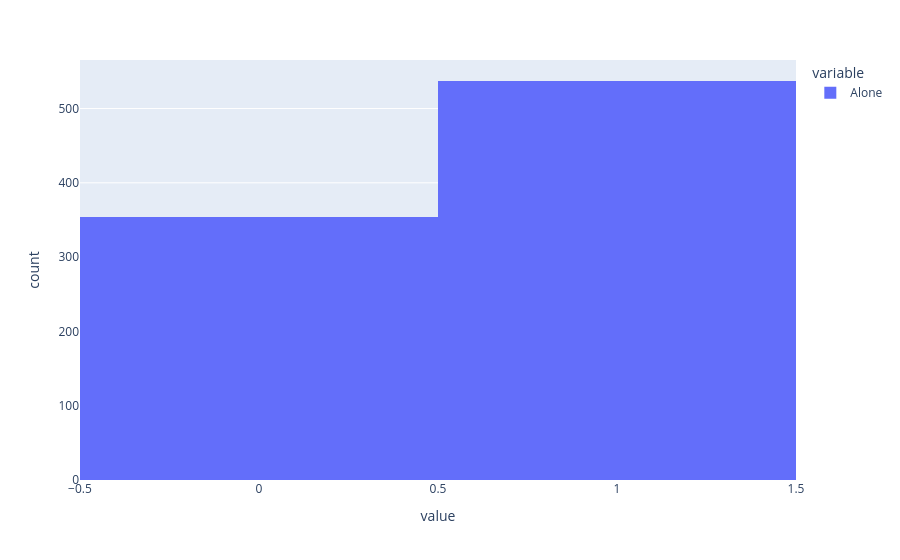

Write notebook code for a chart like this one.
### Code cell
px.histogram(train['Alone'])

### Figure 1 — Plotly figure (JSON) as saved in the notebook; plotly's stock layout.template omitted (floating-point values rounded to 4 significant figures; data arrays with more than 128 entries replaced by an {"elided": "..."} marker saying what was removed)
{"data": [{"alignmentgroup": "True", "bingroup": "x", "hovertemplate": "variable=Alone<br>value=%{x}<br>count=%{y}<extra></extra>", "legendgroup": "Alone", "marker": {"color": "#636efa", "pattern": {"shape": ""}}, "name": "Alone", "offsetgroup": "Alone", "orientation": "v", "showlegend": true, "type": "histogram", "x": {"elided": "891 int values"}, "xaxis": "x", "yaxis": "y"}], "layout": {"barmode": "relative", "legend": {"title": {"text": "variable"}, "tracegroupgap": 0}, "margin": {"t": 60}, "xaxis": {"anchor": "y", "domain": [0.0, 1.0], "title": {"text": "value"}}, "yaxis": {"anchor": "x", "domain": [0.0, 1.0], "title": {"text": "count"}}}}
